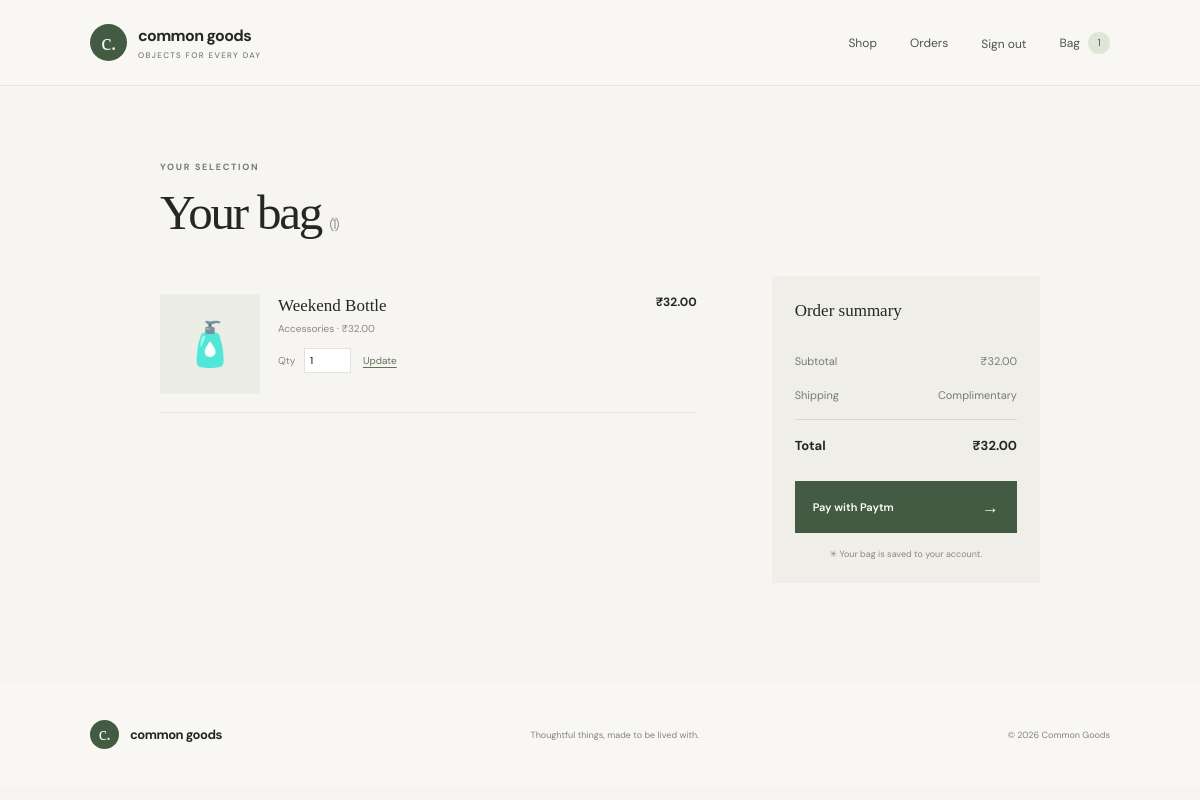
Page /cart (signed in) on the committed database.
### tables this page shows
CREATE TABLE cart_items(user_id INTEGER NOT NULL REFERENCES users(id) ON DELETE CASCADE,
      product_id INTEGER NOT NULL REFERENCES products(id) ON DELETE CASCADE, quantity INTEGER NOT NULL CHECK(quantity>0),
      PRIMARY KEY(user_id, product_id));

CREATE TABLE products(id INTEGER PRIMARY KEY, name TEXT NOT NULL, description TEXT NOT NULL DEFAULT '',
      price REAL NOT NULL CHECK(price>=0), image TEXT NOT NULL DEFAULT '', stock INTEGER NOT NULL DEFAULT 0 CHECK(stock>=0),
      category TEXT NOT NULL DEFAULT 'General', created_at TEXT NOT NULL DEFAULT CURRENT_TIMESTAMP);

### app.py (the view)
@app.get("/cart")
@login_required
def cart():
    items = db().execute("SELECT c.quantity,p.* FROM cart_items c JOIN products p ON p.id=c.product_id WHERE c.user_id=?", (g.user["id"],)).fetchall()
    return render_template("cart.html", items=items, total=sum(i["price"]*i["quantity"] for i in items))

### app.py (called while the page is built)
def db():
    if "db" not in g:
        g.db = sqlite3.connect(DB_PATH)
        g.db.row_factory = sqlite3.Row
        g.db.execute("PRAGMA foreign_keys = ON")
    return g.db

@app.before_request
def load_user():
    if "csrf_token" not in session:
        session["csrf_token"] = secrets.token_urlsafe(32)
    if request.method == "POST" and request.path != "/payment/callback" and not hmac.compare_digest(request.form.get("csrf_token", ""), session["csrf_token"]):
        abort(400)
    g.user = db().execute("SELECT * FROM users WHERE id=?", (session.get("user_id"),)).fetchone() if session.get("user_id") else None

@app.context_processor
def nav_data():
    count = 0
    if getattr(g, "user", None):
        row = db().execute("SELECT COALESCE(SUM(quantity),0) n FROM cart_items WHERE user_id=?", (g.user["id"],)).fetchone()
        count = row["n"]
    return {"cart_count": count, "csrf_token": session.get("csrf_token", "")}

def login_required(fn):
    @wraps(fn)
    def wrapped(*args, **kwargs):
        if not g.user:
            flash("Please sign in to continue.", "info")
            return redirect(url_for("login", next=request.path))
        return fn(*args, **kwargs)
    return wrapped

### templates/cart.html
{% extends 'base.html' %}{% block title %}Your bag{% endblock %}{% block content %}<section class="page-section narrow"><div class="eyebrow">YOUR SELECTION</div><h1>Your bag<span class="heading-count">({{ items|length }})</span></h1>{% if items %}<div class="cart-layout"><div class="cart-items">{% for item in items %}<article class="cart-item"><div class="cart-thumb">{{ item.image }}</div><div class="cart-info"><h3>{{ item.name }}</h3><p>{{ item.category }} · ₹{{ '%.2f'|format(item.price) }}</p><form method="post" action="{{ url_for('cart_update',product_id=item.id) }}" class="quantity-form"><input type="hidden" name="csrf_token" value="{{ csrf_token }}"><label>Qty <input type="number" name="quantity" value="{{ item.quantity }}" min="0" max="10"></label><button class="text-button">Update</button></form>{% if item.stock < item.quantity %}<small class="stock-warning">Only {{ item.stock }} currently in stock.</small>{% endif %}</div><strong>₹{{ '%.2f'|format(item.price*item.quantity) }}</strong></article>{% endfor %}</div><aside class="summary"><h2>Order summary</h2><div class="summary-line"><span>Subtotal</span><span>₹{{ '%.2f'|format(total) }}</span></div><div class="summary-line"><span>Shipping</span><span>Complimentary</span></div><div class="summary-line total-line"><strong>Total</strong><strong>₹{{ '%.2f'|format(total) }}</strong></div><form action="{{ url_for('checkout') }}" method="post"><input type="hidden" name="csrf_token" value="{{ csrf_token }}"><button class="button button-dark full" type="submit">Pay with Paytm <span>→</span></button></form><p class="secure-note">✳ Your bag is saved to your account.</p></aside></div>{% else %}<div class="empty-state"><div>✳</div><h2>A little room for something good.</h2><p>Your bag is empty for now. Take a look around.</p><a class="button button-dark" href="{{ url_for('home') }}">Explore the shop <span>→</span></a></div>{% endif %}</section>{% endblock %}

### static/style.css (style rules this page uses)
:root { --ink:#232921;--muted:#777c71;--paper:#f6f5f1;--white:#fffefa;--line:#e4e2d9;--green:#435b42;--sage:#dfe5d7;--clay:#d2aa88;--serif:'Playfair Display',Georgia,serif;--sans:'DM Sans',Arial,sans-serif }
* { box-sizing:border-box }
html { scroll-behavior:smooth }
body { margin:0;background:var(--paper);color:var(--ink);font-family:var(--sans);font-size:14px }
button,input,select { font:inherit }
.eyebrow { font-size:9px;letter-spacing:.19em;font-weight:700;color:#777b6f }
.hero h1,.auth-form-wrap h1,.page-section>h1,.admin-intro h1 { font:500 clamp(48px,5vw,66px)/1.08 var(--serif);letter-spacing:-.045em;margin:23px 0 17px }
.button { border:0;display:inline-flex;align-items:center;justify-content:space-between;gap:32px;padding:15px 18px;font-weight:600;font-size:11px;cursor:pointer }
.button-dark { background:var(--green);color:#fffefa }
.button span { font-size:17px }
.full { width:100%;margin-top:7px }
.page-section { padding:75px 10% 100px;min-height:56vh }
.page-section.narrow { max-width:1120px;margin:0 auto }
.page-section>h1 { font-size:49px;margin:14px 0 7px }
.heading-count { font:14px var(--sans);color:#999;margin-left:8px }
.cart-layout { display:grid;grid-template-columns:1.6fr .8fr;gap:75px;margin-top:36px }
.cart-item { display:grid;grid-template-columns:100px 1fr auto;gap:18px;padding:18px 0;border-bottom:1px solid var(--line);align-items:start }
.cart-thumb { height:100px;display:grid;place-items:center;background:#eceee6;font-size:43px }
.cart-info h3,.summary h2 { font:500 17px var(--serif);margin:2px 0 6px }
.cart-info>p { font-size:10px;color:#888;margin:0 }
.cart-item>strong { font-size:12px }
.quantity-form { display:flex;align-items:center;gap:12px;margin-top:13px;font-size:10px;color:#888 }
.quantity-form input { width:47px;padding:5px;border:1px solid var(--line);margin-left:6px }
.text-button { border:0;background:none;padding:0;color:#607257;font-size:10px;text-decoration:underline;text-underline-offset:3px;cursor:pointer }
.summary { padding:23px;background:#efeee8;height:max-content }
.summary h2 { margin-bottom:23px }
.summary-line { display:flex;justify-content:space-between;font-size:11px;color:#777c71;padding:10px 0 }
.total-line { border-top:1px solid #d9d8d0;margin-top:7px;padding-top:17px;color:var(--ink);font-size:13px }
.summary .button { margin-top:17px }
.secure-note { font-size:9px;text-align:center;color:#888;margin:15px 0 0 }

### rows in the picture
cart_items: image "🧴", name "Weekend Bottle", category "Accessories", quantity "1"
products: price "32.00", item.price*item.quantity "32.00"

### other values in the picture
{{ cart_count }} "1"
{{ items|length }} "1"
{{ '%.2f'|format(total) }} "32.00"
